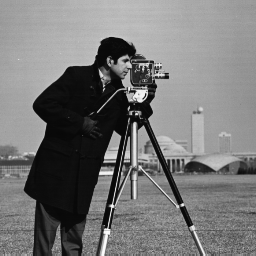
#> input picture cameraman.png, 256 x 256 px, found by its file name
$ jupyter execute Duffing_Henon_Code.ipynb
#> lines starting #> are read from the running program, lines starting #| are printed output that depends on the picture
[cell 1]
from google.colab import drive
drive.mount('/content/drive')

[cell 2]
#Import basic libraries
import cv2
import math
import time
import random
import numpy as np
import pandas as pd
from copy import copy
import seaborn as sns
from PIL import Image
import seaborn as sns
import matplotlib.pyplot as plt
from google.colab.patches import cv2_imshow

[cell 3]
#load the test image
inputpath = "/content/drive/MyDrive/image_encryption_chaotic_mapping_new/test_images/cameraman.png"
input_image = cv2.imread(inputpath)
#> input_image is the input picture: shape (256, 256, 3); min 7, max 253, mean 118.7

height = int(input_image.shape[0]*100/100)
width = int(input_image.shape[1]*100/100)

dsize = (width,height)
new_input_image = cv2.resize(input_image,dsize)
cv2_imshow(new_input_image)
print(height,width)
#| 256 256

red = new_input_image[:,:,2]
green = new_input_image[:,:,1]
blue = new_input_image[:,:,0]

[cell 4]
#Plot the histograms of the original image
#with pixel values on X axis

red_pixel = []
for i in range(0,height):
  for j in range(0,width):
    red_pixel.append(red[i][j])
#> after the loop, red_pixel = 65536 items

blue_pixel = []
for i in range(0,height):
  for j in range(0,width):
    blue_pixel.append(blue[i][j])
#> after the loop, blue_pixel = 65536 items

green_pixel = []
for i in range(0,height):
  for j in range(0,width):
    green_pixel.append(green[i][j])
#> after the loop, green_pixel = 65536 items


plt.xlabel('Pixel values')
plt.ylabel('Number of pixels')
plt.hist(red_pixel,bins=256, color = "red", lw=0)
plt.savefig('baboon_red_hist_original.eps', format='eps')
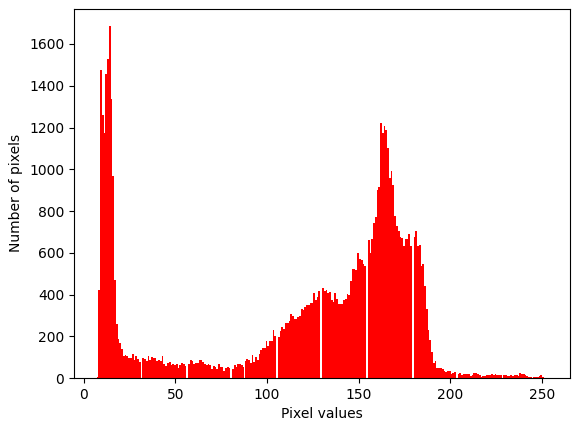
#> figure drawn by matplotlib, 1 panel; tallest bar 1685 high, from x = 13.73 to 14.69
plt.show()
print("\n")


plt.xlabel('Pixel values')
plt.ylabel('Number of pixels')
plt.hist(green_pixel,bins=256, color = "green", lw=0)
plt.savefig('baboon_green_hist_original.eps', format='eps')
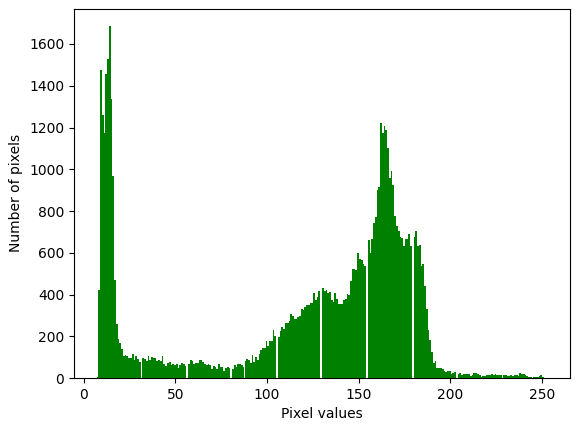
#> figure drawn by matplotlib, 1 panel; tallest bar 1685 high, from x = 13.73 to 14.69
plt.show()
print("\n")


plt.xlabel('Pixel values')
plt.ylabel('Number of pixels')
plt.hist(blue_pixel,bins=256, color = "blue", lw=0)
plt.savefig('baboon_blue_hist_original.eps', format='eps')
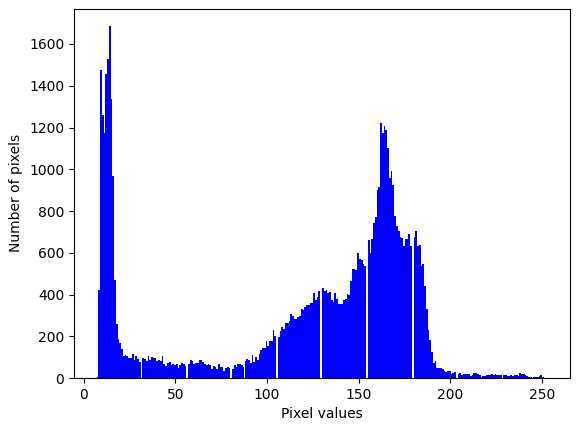
#> figure drawn by matplotlib, 1 panel; tallest bar 1685 high, from x = 13.73 to 14.69
plt.show()

[cell 5]
#Generate the chaotic array

start_key = time.time()
red = new_input_image[:,:,2]
green = new_input_image[:,:,1]
blue = new_input_image[:,:,0]
h,w = red.shape
dimension = h*w

######################## Generate chaotic array ##############################
################## Tinker bell ################
x_tinker=[0.1]
y_tinker=[0.3]
for i in range(0,dimension-1):
  next_x = (x_tinker[i]**2) - (y_tinker[i]**2) + 0.9*x_tinker[i] - 0.6013*y_tinker[i]
  next_y = 2*x_tinker[i]*y_tinker[i] + 2*x_tinker[i] + 0.5*y_tinker[i]
  x_tinker.append(next_x)
  y_tinker.append(next_y)


############### Duffing ########################
x_duff=[0.1]
y_duff=[0.3]
for i in range(0,dimension-1):
    next_x = y_duff[i]
    next_y = 2.75*y_duff[i] - 0.2*x_duff[i] - pow(y_duff[i],3)
    #next_x = next_x*100
    #next_y = next_y*100
    x_duff.append(next_x)
    y_duff.append(next_y)


########### Henon ###########################
x_henon=[0.1]
y_henon=[0.3]
for i in range(0,dimension-1):
  next_x = 1 - 1.4*x_henon[i]*x_henon[i] + y_henon[i]
  next_y = 0.3*x_henon[i]
  x_henon.append(next_x)
  y_henon.append(next_y)

#################### Combination of Duffing and Henon map################

td_x_combination = []
td_y_combination = []
for i in range(0,dimension):

  td_x_combination.append(x_duff[i] + x_henon[i])
  td_y_combination.append(y_duff[i] + y_henon[i])


for i in range(0,dimension):
  td_x_combination[i]*=100
  td_y_combination[i]*=100
  if (td_x_combination[i]<0):
    td_x_combination[i] = -(td_x_combination[i])
  if (td_y_combination[i]<0):
    td_y_combination[i] = -(td_y_combination[i])
  td_x_combination[i] = int(td_x_combination[i])
  td_y_combination[i] = int(td_y_combination[i])

for i in range(0,dimension):
  if h<w:
    if td_x_combination[i]>=h:
      td_x_combination[i]%=h-1                    #divide by samller dimension

  elif h>w:
    if td_x_combination[i]>=w:
      td_x_combination[i]%=w-1

  elif h==w:
    if td_x_combination[i]>=h:
      td_x_combination[i]%=h-1                    #divide by samller dimension


for i in range(0,dimension):
  if h<w:
    if td_y_combination[i]>=h:
      td_y_combination[i]%=h-1

  elif h>w:
    if td_y_combination[i]>=w:
      td_y_combination[i]%=w-1

  elif h==w:
    if td_y_combination[i]>=w:
      td_y_combination[i]%=w-1

x = copy(td_x_combination)
y = copy(td_y_combination)

xor_array = []
for i in range(h*w):
  xor_array.append(x[i]*y[i])

for i in range(h*w):
  xor_array[i]%=256

end_key = time.time()
print(f"key generation time of the program is {end_key - start_key}")

# Create a Pandas DataFrame to link x and y values
df = pd.DataFrame({
    'x': x[:10000],
    'y': y[:10000]
})

f,ax = plt.subplots(figsize = (8,5))
# Use the DataFrame for regplot
sns.regplot(x='x', y='y', data=df)  # Changed line
plt.savefig("TDmap.eps")
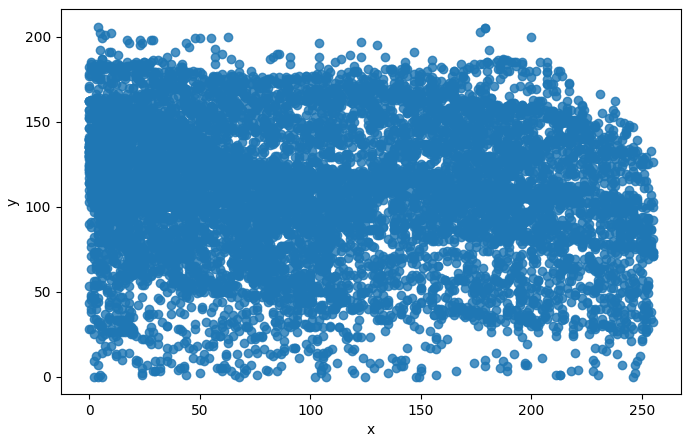
#> figure drawn by matplotlib, 1 panel; curve peaks at x = 0, y = 116.4
plt.show()

[cell 6]
#function for conducting the NCPR and UACI test
def ncpr_uaci(combined_scrambling):
  encrypted_red = combined_scrambling[:,:,2]
  encrypted_green = combined_scrambling[:,:,1]
  encrypted_blue = combined_scrambling[:,:,0]

  lena = cv2.imread(inputpath)
  changed_red = lena[:,:,2]
  changed_green = lena[:,:,1]
  changed_blue = lena[:,:,0]

  changed_red[12][90] = 123
  changed_green[12][90] = 56
  changed_blue[12][90] = 224

  h,w =encrypted_red.shape

  D_red = np.random.randint(1,size=(h,w))
  D_green = np.random.randint(1,size=(h,w))
  D_blue = np.random.randint(1,size=(h,w))

  print(h,w)

  for i in range(0,h):
    for j in range(0,w):
      if encrypted_red[i][j] == changed_red[i][j]:
        D_red[i][j] = 0
      else:
        D_red[i][j] = 1

  for i in range(0,h):
    for j in range(0,w):
      if encrypted_green[i][j] == changed_green[i][j]:
        D_green[i][j] = 0
      else:
        D_green[i][j] = 1

  for i in range(0,h):
    for j in range(0,w):
      if encrypted_blue[i][j] == changed_blue[i][j]:
        D_blue[i][j] = 0
      else:
        D_blue[i][j] = 1

  npcr_red = np.sum(D_red)
  npcr_green = np.sum(D_green)
  npcr_blue = np.sum(D_blue)


  npcr_red = (npcr_red/(h*w))*100
  npcr_green = (npcr_green/(h*w))*100
  npcr_blue = (npcr_blue/(h*w))*100

  uaci_red = 0
  uaci_green = 0
  uaci_blue = 0
  for i in range(0,h):
    for j in range(0,w):
      uaci_red += abs(encrypted_red[i][j] - changed_red[i][j])
      uaci_green += abs(encrypted_green[i][j] - changed_green[i][j])
      uaci_blue += abs(encrypted_blue[i][j] - changed_blue[i][j])

  uaci_red = (uaci_red/(h*w*255))*100
  uaci_green = (uaci_green/(h*w*255))*100
  uaci_blue = (uaci_blue/(h*w*255))*100

  print("NPCR values:")
  print("Red channel: ",npcr_red)
  print("Green channel: ",npcr_green)
  print("Blue channel: ",npcr_blue)

  print("\n")
  print("UACI values:")
  print("Red channel: ",uaci_red)
  print("Green channel: ",uaci_green)
  print("Blue channel: ",uaci_blue)

########################## Encryption begins ######################################

#Function for chaotic scrambling
def chaotic_scrambling(new_input_image):
  start_chaotic_scrambling = time.time()

  #RED CHANNEL
  count1 = 0
  for i in range(0,h):
    for j in range(0,w):
      red[i][j] = red[i][j]^xor_array[count1]
      count1+=1
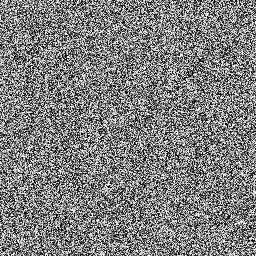
#> red: shape (256, 256); min 0, max 255, mean 127
#> after the loop, count1 = 65536


  #GREEN CHANNEL
  count3 = 0
  for i in range(0,h):
    for j in range(0,w):
      green[i][j] = green[i][j]^xor_array[count3]
      count3+=1
#> after the loop, count3 = 65536


  #BLUE CHANNEL
  count5 = 0
  for i in range(0,h):
    for j in range(0,w):
      blue[i][j] = blue[i][j]^xor_array[count5]
      count5+=1
#> after the loop, count5 = 65536

  chaotic_xor_image = cv2.merge((blue,green,red))
  print("Image after xor operation")
  cv2_imshow(chaotic_xor_image)
  cv2.imwrite('b.png', chaotic_xor_image)
  im = Image.open('b.png')
  im.save('b.eps', lossless = True)

  end_chaotic_scrambling = time.time()
  print(f"Encryption time of the program is {end_chaotic_scrambling - start_chaotic_scrambling}")
  chaotic_swapping(red,green,blue,x,y)

  ################################# Chaotic scrambling ends ######################


#function for chaotic swaping
def chaotic_swapping(red,green,blue,x,y):

  start_chaotic_swapping = time.time()
  count = 0
  for i in range(0,h):
    for j in range(0,w):
      temp = red[i][j]
      red[i][j] = red[x[count]][y[count]]
      red[x[count]][y[count]] = temp
      count+=1
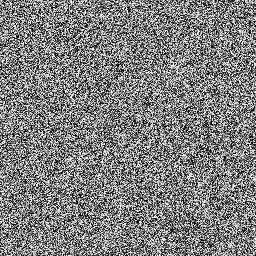
#> red: shape (256, 256); min 0, max 255, mean 127
#> after the loop, count = 65536

  count = 0
  for i in range(0,h):
    for j in range(0,w):
      temp = green[i][j]
      green[i][j] = green[x[count]][y[count]]
      green[x[count]][y[count]] = temp
      count+=1
#> after the loop, count = 65536

  count = 0
  for i in range(0,h):
    for j in range(0,w):
      temp = blue[i][j]
      blue[i][j] = blue[x[count]][y[count]]
      blue[x[count]][y[count]] = temp
      count+=1
#> after the loop, count = 65536


  image_to_zigzag = cv2.merge((blue,green,red))
  print("\nEncryption using chaotic map:")
  cv2_imshow(image_to_zigzag)
  cv2.imwrite('c.png', image_to_zigzag)
  im = Image.open('c.png')
  im.save('c.eps', lossless = True)

  end_chaotic_swapping = time.time()
  print(f"Encryption time of the program is {end_chaotic_swapping - start_chaotic_swapping}")
  zigzag_scrambling(image_to_zigzag)


  ################################# Chaotic swapping ends ######################


# Functions for zigzag scrambling
def zigzag_scrambling(image_to_zigzag):
  start_zigzag = time.time()
  value = h+w-1
  overall_count = 0
  solution_array = [[],[],[]]

#for images whose height = width
  if h==w:
    while overall_count!=3:
      diag = 0
      i=0
      j=0
      flag = 0
      if overall_count == 0:
        channel = copy(red)
      elif overall_count == 1:
        channel = copy(green)
      elif overall_count == 2:
        channel = copy(blue)

      solution_array[overall_count].append(channel[i][j])
      while diag!=value-1:

        if i==0  and j!=w-1:
          j+=1
          solution_array[overall_count].append(channel[i][j])
          if i==0  and j==w-1:
            while i!=h-1:
              i+=1
              j-=1
              solution_array[overall_count].append(channel[i][j])
            flag = 1
          while j!=0 and flag ==0:
            i+=1
            j-=1
            solution_array[overall_count].append(channel[i][j])
          diag+=1


        if i!=0 and i!=h-1 and j==0:
          i+=1
          solution_array[overall_count].append(channel[i][j])
          while i!=0:
            i-=1
            j+=1
            solution_array[overall_count].append(channel[i][j])
          diag+=1


        if i!=0 and j==w-1:
          i+=1
          if i==h-1 and j==w-1:
            solution_array[overall_count].append(channel[i][j])
            break                                                   #update
          else:
            temp = i
            solution_array[overall_count].append(channel[i][j])
            while j!=temp:
              i+=1
              j-=1
              solution_array[overall_count].append(channel[i][j])
            diag+=1

        if i!=0 and i==h-1 and j==0:
          j+=1
          temp = j
          solution_array[overall_count].append(channel[i][j])
          while i!=temp:
            i-=1
            j+=1
            solution_array[overall_count].append(channel[i][j])
          diag+=1


        if i==h-1 and j!=0:
          j+=1
          solution_array[overall_count].append(channel[i][j])
          if i==h-1 and j==w-1:
            break

          else:
            while j!=w-1:
              j+=1
              i-=1
              solution_array[overall_count].append(channel[i][j])
              diag+=1

        if i==h-1 and j==0:
          j+=1
          solution_array[overall_count].append(channel[i][j])
          while j!=w-1:
            j+=1
            i-=1
            solution_array[overall_count].append(channel[i][j])
          diag+=1


        if i==0 and j==w-1:                                                    #update.
          i+=1
          solution_array[overall_count].append(channel[i][j])
          while i!=h-1:
            i+=1
            j-=1
            solution_array[overall_count].append(channel[i][j])
          diag+=1
      #print(red_solution_array)
      #print(solution_array[overall_count])
      #print(len(solution_array[overall_count]))
      overall_count+=1
#> after the loop, overall_count = 3

#for images whose height > width
  if h>w:
    while overall_count!=3:
      diag = 0
      i=0
      j=0
      flag = 0
      odd_flag=0
      even_flag=0
      left_flag=0
      if overall_count == 0:
        channel = copy(red)
      elif overall_count == 1:
        channel = copy(green)
      elif overall_count == 2:
        channel = copy(blue)

      solution_array[overall_count].append(channel[i][j])
      while diag!=value-1:
        if i==0 and j!=w-1:
          j+=1
          solution_array[overall_count].append(channel[i][j])
          if i==0 and j==w-1 and w%2==0:
            even_flag = 1
            while i!= w-1:
              i+=1
              j-=1
              solution_array[overall_count].append(channel[i][j])
          while (j!=0 and even_flag==0) or (j!=0 and odd_flag==0):
            i+=1
            j-=1
            solution_array[overall_count].append(channel[i][j])
          diag+=1

        if i!=0 and i!= h-1 and j==0:
          i+=1
          #print(i,j)
          solution_array[overall_count].append(channel[i][j])
          if i==h-1 and even_flag ==1:
            left_flag=1
            #j+=1
            #solution_array[overall_count].append(channel[i][j])
            while j!=w-1:
              j+=1
              i-=1
              solution_array[overall_count].append(channel[i][j])
            diag+=1

          elif i==h-1 and odd_flag==1:
            left_flag=1
            while j!=w-1:
              i-=1
              j+=1
              solution_array[overall_count].append(channel[i][j])
            diag+=1

          elif even_flag==1 or odd_flag==1:
            while j!=w-1:
              i-=1
              j+=1
              solution_array[overall_count].append(channel[i][j])
            diag+=1

          else:
            temp = copy(i)
            while j!=temp:
              i-=1
              j+=1
              solution_array[overall_count].append(channel[i][j])
            diag+=1


        if i!=0 and j==w-1:
          i+=1
          solution_array[overall_count].append(channel[i][j])
          if i==h-1 and j==w-1:

            break
          elif left_flag==1:
            while i!=h-1:
              i+=1
              j-=1
              solution_array[overall_count].append(channel[i][j])
            diag+=1
          else:
            while j!=0:           #doubtful
              i+=1
              j-=1
              #print(i,j)
              solution_array[overall_count].append(channel[i][j])
            diag+=1

        if i==h-1 and j!=w-1:
          if i==h-1 and j==0:
            left_flag=1
          j+=1
          solution_array[overall_count].append(channel[i][j])
          if i==h-1 and j==w-1:
            break
          else:
            while j!=w-1:
              i-=1
              j+=1
              solution_array[overall_count].append(channel[i][j])
            diag+=1

        if i==0 and j==w-1 and (w%2)!=0:
          #print("h")
          i+=1
          solution_array[overall_count].append(channel[i][j])
          odd_flag=1
          while j!=0:
            j-=1
            i+=1
            solution_array[overall_count].append(channel[i][j])
          diag+=1
      #print(solution_array[overall_count])
      #print(len(solution_array[overall_count]))
      overall_count+=1

#for images whose height < width
  if h<w:
    while overall_count!=3:
      diag = 0
      i=0
      j=0
      flag = 0
      odd_flag=0
      even_flag=0
      right_diag=0
      if overall_count == 0:
        channel = copy(red)
      elif overall_count == 1:
        channel = copy(green)
      elif overall_count == 2:
        channel = copy(blue)
      solution_array[overall_count].append(channel[i][j])

      while diag!=value-1:
        if i==0 and j!=w-1:
          j+=1
          solution_array[overall_count].append(channel[i][j])
          if j==h-1:
            while i!=h-1:
              i+=1
              j-=1
              solution_array[overall_count].append(channel[i][j])
            even_flag=1
            diag+=1

          elif j==w-1:
            if even_flag == 1 and w%2==0:
              #i+=1
              #solution_array[overall_count].append(channel[i][j])
              while i!=h-1:
                i+=1
                j-=1
                solution_array[overall_count].append(channel[i][j])
              diag+=1
              right_diag = 1


            elif odd_flag==1 and w%2==0:
              while i!=h-1:
                i+=1
                j-=1
                solution_array[overall_count].append(channel[i][j])
              diag+=1
              right_diag=1
            elif odd_flag==1 and w%2!=0:
              i+=1
              while i!=h-1:
                i+=1
                j-=1
                solution_array[overall_count].append(channel[i][j])
              diag+=1
              right_diag = 1


          elif even_flag==0 and odd_flag==0:
            while j!=0:
              j-=1
              i+=1
              solution_array[overall_count].append(channel[i][j])
            diag+=1

          elif even_flag==1 or odd_flag==1:
            while  i!=h-1:
              i+=1
              j-=1
              solution_array[overall_count].append(channel[i][j])
            diag+=1


        if i!=0 and i!=h-1 and j==0:
          i+=1
          solution_array[overall_count].append(channel[i][j])
          if i==h-1:
            temp=copy(i)
            odd_flag=1
            while j!=temp:
              j+=1
              i-=1
              solution_array[overall_count].append(channel[i][j])
            diag+=1
          else:
            temp=copy(i)
            while j!=temp:
              j+=1
              i-=1
              solution_array[overall_count].append(channel[i][j])
            diag+=1

        if i==0 and j==w-1:
          right_diag+=1
          i+=1
          solution_array[overall_count].append(channel[i][j])
          while i!=h-1:
            i-=1
            j+=1
            solution_array[overall_count].append(channel[i][j])
          diag+=1


        if i==h-1 and j!=w-1:
          j+=1
          solution_array[overall_count].append(channel[i][j])
          if j==w-1:
            break
          elif right_diag==0:
            while i!=0:
              i-=1
              j+=1
              solution_array[overall_count].append(channel[i][j])
            diag+=1
            if j==w-1:
              right_diag=1
          elif right_diag==1:
            while j!=w-1:
              j+=1
              i-=1
              solution_array[overall_count].append(channel[i][j])
            diag+=1


        if i!=0 and i!=h-1 and j==w-1:
          i+=1
          solution_array[overall_count].append(channel[i][j])
          if i==h-1 and j==w-1:
            #solution_array[overall_count].append(channel[i][j])
            break
          else:
            while i!=h-1:
              i+=1
              j-=1
              solution_array[overall_count].append(channel[i][j])
            diag+=1


      #print(solution_array[overall_count])
      #print(len(solution_array[overall_count]))
      overall_count+=1

###########################zigzag matrix formation #############################
  encrypted_red = []
  encrypted_green = []
  encrypted_blue = []
  for i in range(0,h):
    row = []
    for j in range(0,w):
      row.append(0)
    encrypted_red.append(row)
    encrypted_green.append(row)
    encrypted_blue.append(row)

  encrypted_red = np.array(encrypted_red)
  encrypted_green = np.array(encrypted_green)
  encrypted_blue = np.array(encrypted_blue)


  c = 0
  while c!=3:
    if c== 0:
      red_count = 0
      for i in range(0,h):
        for j in range(0,w):
          encrypted_red[i][j] = solution_array[c][red_count]
          red_count+=1

    elif c==1:
      green_count = 0
      for i in range(0,h):
        for j in range(0,w):
          encrypted_green[i][j] = solution_array[c][green_count]
          green_count+=1

    elif c==2:
      blue_count = 0
      for i in range(0,h):
        for j in range(0,w):
          encrypted_blue[i][j] = solution_array[c][blue_count]
          blue_count+=1

    c+=1

######################## Encryption ends #######################################

###################### Analysis of proposed scheme #############################

######################## Histogram analysis ####################################
  red_pixel = []
  for i in range(0,height):
    for j in range(0,width):
      red_pixel.append(encrypted_red[i][j])
#> after the loop, red_pixel = 65536 items

  blue_pixel = []
  for i in range(0,height):
    for j in range(0,width):
      blue_pixel.append(encrypted_blue[i][j])
#> after the loop, blue_pixel = 65536 items

  green_pixel = []
  for i in range(0,height):
    for j in range(0,width):
      green_pixel.append(encrypted_green[i][j])
#> after the loop, green_pixel = 65536 items


  plt.xlabel('Pixel values')
  plt.ylabel('Number of pixels')
  plt.hist(red_pixel,bins=256, color = "red", lw=0)
  plt.savefig('baboon_red_hist_encrypted.eps', format='eps')
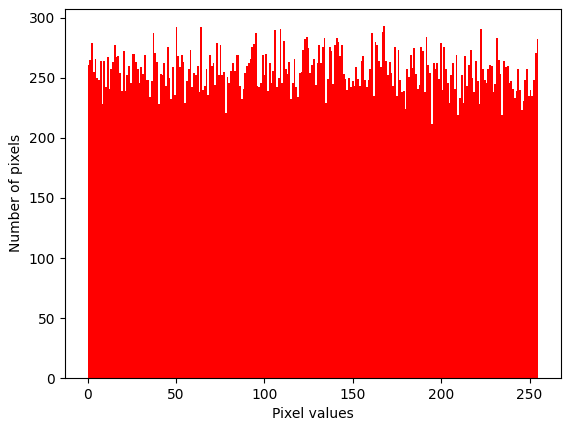
#> figure drawn by matplotlib, 1 panel; tallest bar 293 high, from x = 167.3 to 168.3
  plt.show()
  print("\n")


  plt.xlabel('Pixel values')
  plt.ylabel('Number of pixels')
  plt.hist(green_pixel,bins=256, color = "green", lw=0)
  plt.savefig('baboon_green_hist_encrypted.eps', format='eps')
  plt.show()
  print("\n")


  plt.xlabel('Pixel values')
  plt.ylabel('Number of pixels')
  plt.hist(blue_pixel,bins=256, color = "blue", lw=0)
  plt.savefig('baboon_blue_hist_encrypted.eps', format='eps')
#> (the rest of the program and of its run is left out)
